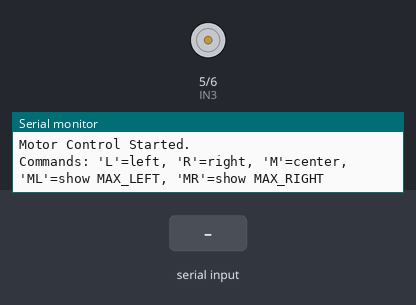
This sketch was run on a simulated Arduino Uno, built with avr-gcc and run on an emulated ATmega328P. Parts: motor-driver pin pairs drawn as motors (green arrow = first pin HIGH = forward, orange = second pin HIGH = backward, longer = more drive, scaled by the enable pin), the last lines printed to the serial monitor. The inputs (shaded band) are chosen by the test bench.

Above: at 1.2 s.
1.3 s: "L\n" received over Serial
At 1.54 s:
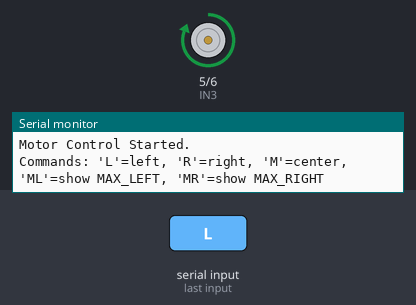
3.2 s: "M\n" received over Serial
At 3.44 s:
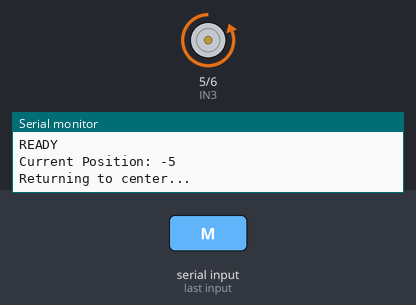
Timing chart, 0 to 6.2 s (numbered marks = the images above; inputs shaded):
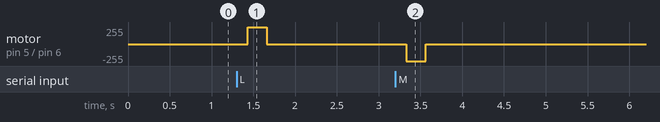

The sketch:

threshold_based_neck_movement.ino
```cpp
// Motor driver pin assignments
const int IN3 = 5;
const int IN4 = 6;
const int ENB = 7; // PWM pin

// Motion tracking
int position = 0;                    // Center = 0
const int MAX_LEFT = -90;          // Fixed limit
const int MAX_RIGHT = 90;          // Fixed limit

// Motor behavior
const int motorSpeed = 200;         // PWM value (0–255)
const int stepSize = 5;             // Smaller step for smoother movement
const int moveDelay = 80;           // Shorter delay for smoother movement
const int rampStep = 10;            // PWM ramp increment
const int rampDelay = 10;           // Delay between ramp steps (ms)

void setup() {
  pinMode(IN3, OUTPUT);
  pinMode(IN4, OUTPUT);
  pinMode(ENB, OUTPUT);

  Serial.begin(9600);
  stopMotor();

  Serial.println("Motor Control Started.");
  Serial.println("Commands: 'L'=left, 'R'=right, 'M'=center, 'ML'=show MAX_LEFT, 'MR'=show MAX_RIGHT");
}

void loop() {
  if (Serial.available() > 0) {
    String input = Serial.readStringUntil('\n');
    input.trim();

    if (input.equalsIgnoreCase("L")) {
      if (position - stepSize >= MAX_LEFT) {
        moveLeft();
      } else {
        Serial.println("Left limit reached.");
      }
    } else if (input.equalsIgnoreCase("R")) {
      if (position + stepSize <= MAX_RIGHT) {
        moveRight();
      } else {
        Serial.println("Right limit reached.");
      }
    } else if (input.equalsIgnoreCase("M")) {
      moveToCenter();
    } else if (input.equalsIgnoreCase("ML")) {
      Serial.println("MAX_LEFT = " + String(MAX_LEFT));
    } else if (input.equalsIgnoreCase("MR")) {
      Serial.println("MAX_RIGHT = " + String(MAX_RIGHT));
    } else {
      Serial.println("Unknown command: " + input);
    }

    printStatus();
  }
}

void rampMotor(int fromSpeed, int toSpeed, int directionPin1, int directionPin2) {
  int step = (toSpeed > fromSpeed) ? rampStep : -rampStep;
  for (int speed = fromSpeed; speed != toSpeed; speed += step) {
    digitalWrite(directionPin1, HIGH);
    digitalWrite(directionPin2, LOW);
    analogWrite(ENB, speed);
    delay(rampDelay);
  }
  analogWrite(ENB, toSpeed);
}

void moveLeft() {
  // Ramp up
  rampMotor(0, motorSpeed, IN3, IN4);
  delay(moveDelay);
  // Ramp down
  rampMotor(motorSpeed, 0, IN3, IN4);
  stopMotor();
  position -= stepSize;
  Serial.println("READY");
}

void moveRight() {
  // Ramp up
  rampMotor(0, motorSpeed, IN4, IN3);
  delay(moveDelay);
  // Ramp down
  rampMotor(motorSpeed, 0, IN4, IN3);
  stopMotor();
  position += stepSize;
  Serial.println("READY");
}

void moveToCenter() {
  Serial.println("Returning to center...");
  while (position != 0) {
    if (position > 0 && position - stepSize >= MAX_LEFT) {
      moveLeft();
    } else if (position < 0 && position + stepSize <= MAX_RIGHT) {
      moveRight();
    } else {
      break; // Safety: stop if thresholds would be exceeded
    }
  }
  Serial.println("Centered.");
  Serial.println("READY");
}

void stopMotor() {
  digitalWrite(IN3, LOW);
  digitalWrite(IN4, LOW);
  analogWrite(ENB, 0);
}

void printStatus() {
  Serial.println("Current Position: " + String(position));
}
```

Measured:
- after the input at 1.3 s, motor on pin 5 (IN3) / pin 6 (IN4): stopped → forward 255/255 after 0.13 s, → stopped 0.23 s later
- after the input at 3.2 s, motor on pin 5 (IN3) / pin 6 (IN4): stopped → backward 255/255 after 0.13 s, → stopped 0.23 s later
